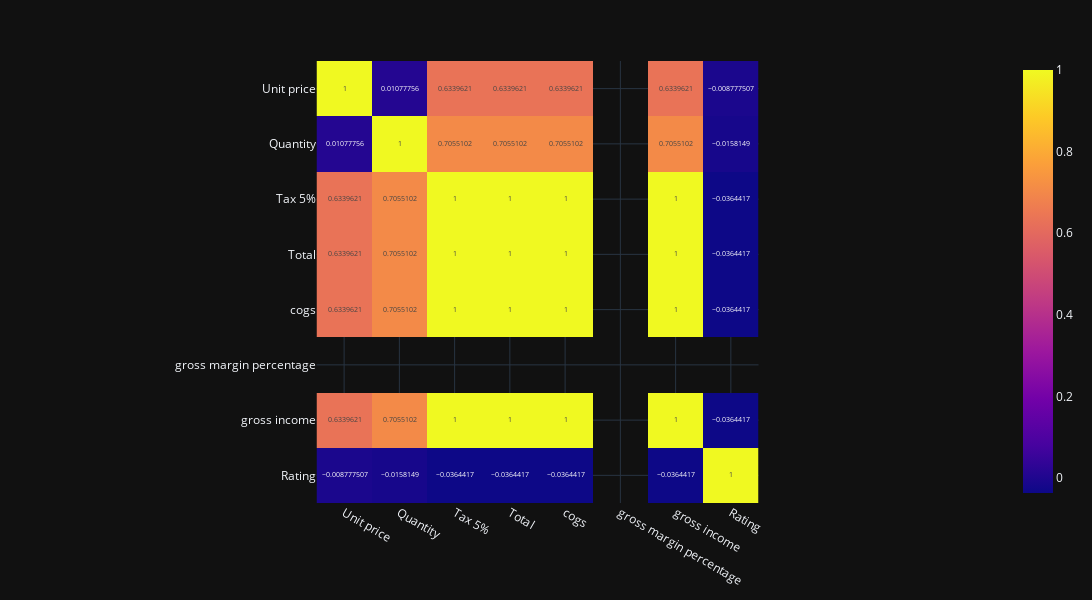

Notebook code cell kept with this figure:
### Code cell
fig = px.imshow(df.corr(), text_auto=True, width=1920, height=600)
fig.show()

### Figure 1 — Plotly figure (JSON) as saved in the notebook; plotly's stock layout.template omitted (floating-point values rounded to 4 significant figures)
{"data": [{"coloraxis": "coloraxis", "name": "0", "texttemplate": "%{z}", "x": ["Unit price", "Quantity", "Tax 5%", "Total", "cogs", "gross margin percentage", "gross income", "Rating"], "y": ["Unit price", "Quantity", "Tax 5%", "Total", "cogs", "gross margin percentage", "gross income", "Rating"], "z": [[1.0, 0.01078, 0.634, 0.634, 0.634, null, 0.634, -0.008778], [0.01078, 1.0, 0.7055, 0.7055, 0.7055, null, 0.7055, -0.01581], [0.634, 0.7055, 1.0, 1.0, 1.0, null, 1.0, -0.03644], [0.634, 0.7055, 1.0, 1.0, 1.0, null, 1.0, -0.03644], [0.634, 0.7055, 1.0, 1.0, 1.0, null, 1.0, -0.03644], [null, null, null, null, null, null, null, null], [0.634, 0.7055, 1.0, 1.0, 1.0, null, 1.0, -0.03644], [-0.008778, -0.01581, -0.03644, -0.03644, -0.03644, null, -0.03644, 1.0]], "type": "heatmap", "xaxis": "x", "yaxis": "y", "hovertemplate": "x: %{x}<br>y: %{y}<br>color: %{z}<extra></extra>"}], "layout": {"xaxis": {"anchor": "y", "domain": [0.0, 1.0], "scaleanchor": "y", "constrain": "domain"}, "yaxis": {"anchor": "x", "domain": [0.0, 1.0], "autorange": "reversed", "constrain": "domain"}, "coloraxis": {"colorscale": [[0.0, "#0d0887"], [0.1111, "#46039f"], [0.2222, "#7201a8"], [0.3333, "#9c179e"], [0.4444, "#bd3786"], [0.5556, "#d8576b"], [0.6667, "#ed7953"], [0.7778, "#fb9f3a"], [0.8889, "#fdca26"], [1.0, "#f0f921"]]}, "margin": {"t": 60}, "height": 600, "width": 1920}}
